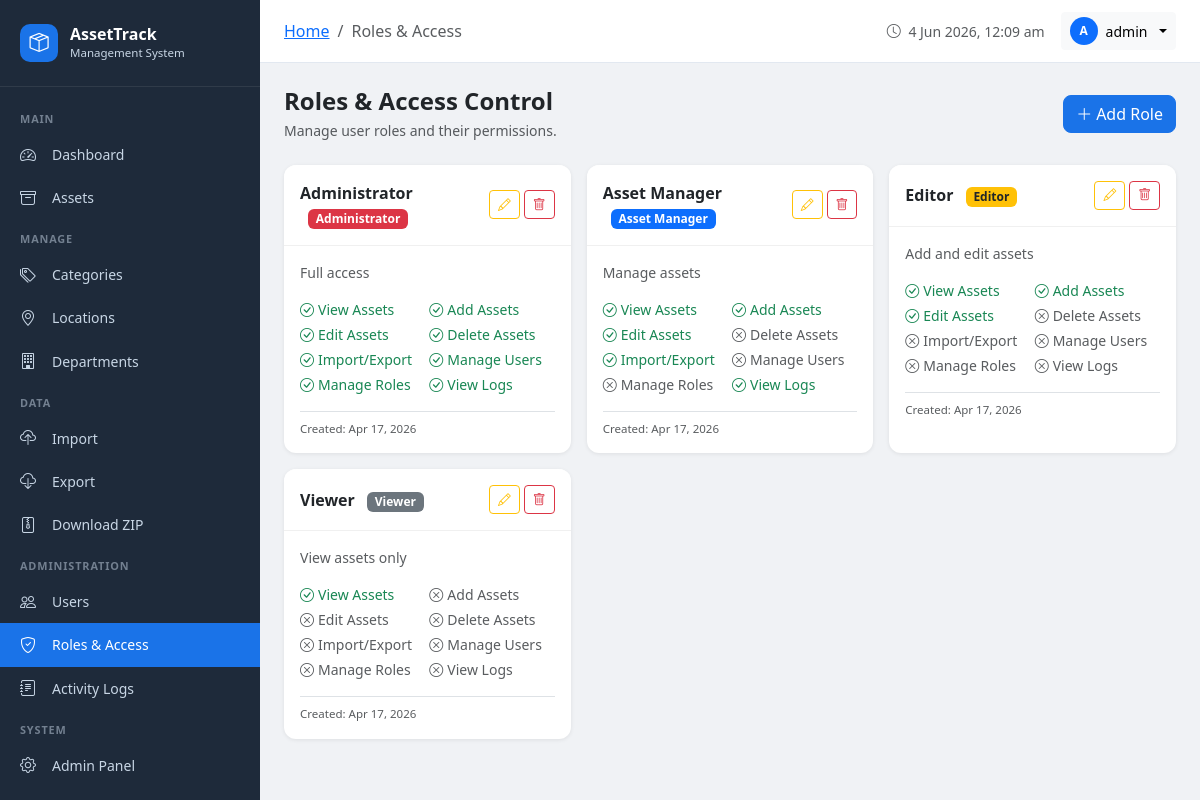
Page /accounts/roles/ (signed in) on the committed database.
### accounts/models.py (models this page shows, shortened)
class Role(models.Model):
    ROLE_CHOICES = [
        ('admin', 'Administrator'),
        ('manager', 'Asset Manager'),
        ('editor', 'Editor'),
        ('viewer', 'Viewer'),
    ]
    name = models.CharField(max_length=50, unique=True)
    role_type = models.CharField(max_length=20, choices=ROLE_CHOICES, default='viewer')
    can_add_asset = models.BooleanField(default=False)
    can_edit_asset = models.BooleanField(default=False)
    can_delete_asset = models.BooleanField(default=False)
    can_view_asset = models.BooleanField(default=True)
    can_import_export = models.BooleanField(default=False)
    can_manage_users = models.BooleanField(default=False)
    can_manage_roles = models.BooleanField(default=False)
    can_view_logs = models.BooleanField(default=False)
    description = models.TextField(blank=True)
    created_at = models.DateTimeField(auto_now_add=True)
    class Meta:
        ordering = ['name']

### accounts/views.py (the view, shortened to what this page needs)
        def wrapper(request, *args, **kwargs):
            if not request.user.is_authenticated:
                from django.contrib.auth.views import redirect_to_login
                return redirect_to_login(request.get_full_path())
            if request.user.is_superuser:
                return view_func(request, *args, **kwargs)

### accounts/context_processors.py (called while the page is built)
def user_profile(request):
    if request.user.is_authenticated:
        profile, _ = UserProfile.objects.get_or_create(user=request.user)
        return {'user_profile': profile}
    return {'user_profile': None}

### accounts/views.py (called while the page is built, shortened)
def permission_required(perm):
    def decorator(view_func):
        def wrapper(request, *args, **kwargs):
            if not request.user.is_authenticated:
                from django.contrib.auth.views import redirect_to_login
                return redirect_to_login(request.get_full_path())
            if request.user.is_superuser:
                return view_func(request, *args, **kwargs)
        return wrapper
    return decorator

@login_required
@permission_required('can_manage_roles')
def role_list(request):
    roles = Role.objects.all()
    return render(request, 'accounts/role_list.html', {'roles': roles})

### templates/accounts/role_list.html (shortened to what this page needs)
{% extends 'base.html' %}
{% block breadcrumb %}
<li class="breadcrumb-item"><a href="{% url 'dashboard' %}">Home</a></li>
<li class="breadcrumb-item active">Roles & Access</li>
{% endblock %}
{% block content %}
<div class="d-flex align-items-center justify-content-between mb-4">
    <div>
        <h4 class="fw-bold mb-1">Roles & Access Control</h4>
        <p class="text-muted mb-0 small">Manage user roles and their permissions.</p>
    </div>
    <a href="{% url 'role_create' %}" class="btn btn-primary"><i class="bi bi-plus-lg me-1"></i>Add Role</a>
</div>
<div class="row g-3">
    {% for role in roles %}
    <div class="col-md-6 col-lg-4">
        <div class="card h-100">
            <div class="card-header bg-white d-flex align-items-center justify-content-between py-3">
                <div>
                    <span class="fw-bold">{{ role.name }}</span>
                    <span class="badge ms-2 {% if role.role_type == 'admin' %}bg-danger{% elif role.role_type == 'manager' %}bg-primary{% elif role.role_type == 'editor' %}bg-warning text-dark{% else %}bg-secondary{% endif %}">{{ role.get_role_type_display }}</span>
                </div>
                <div class="d-flex gap-1">
                    <a href="{% url 'role_edit' role.pk %}" class="btn btn-sm btn-outline-warning btn-action"><i class="bi bi-pencil"></i></a>
                    <a href="{% url 'role_delete' role.pk %}" class="btn btn-sm btn-outline-danger btn-action"><i class="bi bi-trash"></i></a>
                </div>
            </div>
            <div class="card-body">
                {% if role.description %}<p class="text-muted small mb-3">{{ role.description }}</p>{% endif %}
                <div class="row g-1">
                    <div class="col-6 small {% if role.can_view_asset %}text-success{% else %}text-muted{% endif %}">
                        <i class="bi bi-{% if role.can_view_asset %}check{% else %}x{% endif %}-circle me-1"></i>View Assets
                    </div>
                    <div class="col-6 small {% if role.can_add_asset %}text-success{% else %}text-muted{% endif %}">
                        <i class="bi bi-{% if role.can_add_asset %}check{% else %}x{% endif %}-circle me-1"></i>Add Assets
                    </div>
                    <div class="col-6 small {% if role.can_edit_asset %}text-success{% else %}text-muted{% endif %}">
                        <i class="bi bi-{% if role.can_edit_asset %}check{% else %}x{% endif %}-circle me-1"></i>Edit Assets
                    </div>
                    <div class="col-6 small {% if role.can_delete_asset %}text-success{% else %}text-muted{% endif %}">
                        <i class="bi bi-{% if role.can_delete_asset %}check{% else %}x{% endif %}-circle me-1"></i>Delete Assets
                    </div>
                    <div class="col-6 small {% if role.can_import_export %}text-success{% else %}text-muted{% endif %}">
                        <i class="bi bi-{% if role.can_import_export %}check{% else %}x{% endif %}-circle me-1"></i>Import/Export
                    </div>
                    <div class="col-6 small {% if role.can_manage_users %}text-success{% else %}text-muted{% endif %}">
                        <i class="bi bi-{% if role.can_manage_users %}check{% else %}x{% endif %}-circle me-1"></i>Manage Users
                    </div>
                    <div class="col-6 small {% if role.can_manage_roles %}text-success{% else %}text-muted{% endif %}">
                        <i class="bi bi-{% if role.can_manage_roles %}check{% else %}x{% endif %}-circle me-1"></i>Manage Roles
                    </div>
                    <div class="col-6 small {% if role.can_view_logs %}text-success{% else %}text-muted{% endif %}">
                        <i class="bi bi-{% if role.can_view_logs %}check{% else %}x{% endif %}-circle me-1"></i>View Logs
                    </div>
                </div>
                <div class="mt-3 pt-2 border-top text-muted" style="font-size:0.72rem">
                    Created: {{ role.created_at|date:"M d, Y" }}
                </div>
            </div>
        </div>
    </div>
    {% empty %}
    <div class="col-12 text-center py-5 text-muted">
        <i class="bi bi-shield-x fs-1 d-block mb-2"></i>No roles defined. <a href="{% url 'role_create' %}">Create one</a>
    </div>
    {% endfor %}
</div>
{% endblock %}

### templates/base.html (shortened to what this page needs)
<!DOCTYPE html>
<html lang="en">
<head>
    <link href="https://cdn.jsdelivr.net/npm/bootstrap@5.3.2/dist/css/bootstrap.min.css" rel="stylesheet">
    <link href="https://cdn.jsdelivr.net/npm/bootstrap-icons@1.11.3/font/bootstrap-icons.min.css" rel="stylesheet">
</head>
<body>
{% if user.is_authenticated %}
<div class="sidebar" id="sidebar">
    <div class="sidebar-brand">
        <div class="sidebar-brand-icon"><i class="bi bi-box-seam"></i></div>
        <div>
            <div class="sidebar-brand-text">AssetTrack</div>
            <div class="sidebar-brand-sub">Management System</div>
        </div>
    </div>
    <nav class="sidebar-nav">
        <div class="nav-section-title">Main</div>
        <a href="{% url 'dashboard' %}" class="nav-link {% if request.resolver_match.url_name == 'dashboard' %}active{% endif %}">
            <i class="bi bi-speedometer2"></i> Dashboard
        </a>
        <a href="{% url 'asset_list' %}" class="nav-link {% if 'asset' in request.resolver_match.url_name %}active{% endif %}">
            <i class="bi bi-archive"></i> Assets
        </a>
        <div class="nav-section-title">Manage</div>
        <a href="{% url 'category_list' %}" class="nav-link {% if 'category' in request.resolver_match.url_name %}active{% endif %}">
            <i class="bi bi-tags"></i> Categories
        </a>
        <a href="{% url 'location_list' %}" class="nav-link {% if 'location' in request.resolver_match.url_name %}active{% endif %}">
            <i class="bi bi-geo-alt"></i> Locations
        </a>
        <a href="{% url 'department_list' %}" class="nav-link {% if 'department' in request.resolver_match.url_name %}active{% endif %}">
            <i class="bi bi-building"></i> Departments
        </a>
        {% if user.is_superuser or user.profile.role.can_import_export %}
        <div class="nav-section-title">Data</div>
        <a href="{% url 'import_assets' %}" class="nav-link {% if request.resolver_match.url_name == 'import_assets' %}active{% endif %}">
            <i class="bi bi-cloud-upload"></i> Import
        </a>
        <a href="{% url 'export_assets' %}" class="nav-link">
            <i class="bi bi-cloud-download"></i> Export
        </a>
        <a href="{% url 'download_zip' %}" class="nav-link {% if request.resolver_match.url_name == 'download_zip' %}active{% endif %}">
            <i class="bi bi-file-zip"></i> Download ZIP
        </a>
        {% endif %}
        {% if user.is_superuser or user.profile.role.can_manage_users %}
        <div class="nav-section-title">Administration</div>
        <a href="{% url 'user_list' %}" class="nav-link {% if 'user' in request.resolver_match.url_name %}active{% endif %}">
            <i class="bi bi-people"></i> Users
        </a>
        <a href="{% url 'role_list' %}" class="nav-link {% if 'role' in request.resolver_match.url_name %}active{% endif %}">
            <i class="bi bi-shield-check"></i> Roles & Access
        </a>
        {% endif %}
        {% if user.is_superuser or user.profile.role.can_view_logs %}
        <a href="{% url 'activity_log_list' %}" class="nav-link {% if request.resolver_match.url_name == 'activity_log_list' %}active{% endif %}">
            <i class="bi bi-journal-text"></i> Activity Logs
        </a>
        {% endif %}
        {% if user.is_superuser %}
        <div class="nav-section-title">System</div>
        <a href="/admin/" class="nav-link" target="_blank">
            <i class="bi bi-gear"></i> Admin Panel
        </a>
        {% endif %}
    </nav>
</div>
<div class="main-content">
    <div class="topbar">
        <div class="topbar-left">
            <nav aria-label="breadcrumb" class="d-none d-md-block">
                <ol class="breadcrumb mb-0 small">
                    {% block breadcrumb %}{% endblock %}
                </ol>
            </nav>
        </div>
        <div class="d-flex align-items-center gap-3">
            <span class="text-muted small d-none d-sm-inline">
                <i class="bi bi-clock me-1"></i>
                <span id="current-time"></span>
            </span>
            <div class="dropdown">
                <button class="btn btn-light btn-sm dropdown-toggle d-flex align-items-center gap-2" data-bs-toggle="dropdown">
                    {% if user.profile.avatar %}
                    <img src="{{ user.profile.avatar.url }}" class="rounded-circle" width="28" height="28" style="object-fit:cover">
                    {% else %}
                    <div class="rounded-circle bg-primary d-flex align-items-center justify-content-center text-white" style="width:28px;height:28px;font-size:0.75rem;font-weight:700">
                        {{ user.username|first|upper }}
                    </div>
                    {% endif %}
                    <span class="d-none d-sm-inline">{{ user.get_full_name|default:user.username }}</span>
                </button>
            </div>
        </div>
    </div>
    <div class="page-content">
        {% block content %}{% endblock %}
    </div>
</div>
{% else %}
{% block auth_content %}{% endblock %}
{% endif %}
</body>
</html>

### templates/base.html (style rules this page uses)
:root { --sidebar-width: 260px; --primary: #1a73e8; --sidebar-bg: #1e2a3a; --sidebar-text: #c8d6e5; --sidebar-hover: #2d3f55; --sidebar-active: #1a73e8; }
body { background: #f0f2f5; font-family: 'Segoe UI', sans-serif; }
.sidebar { position: fixed; top: 0; left: 0; height: 100vh; width: var(--sidebar-width); background: var(--sidebar-bg); z-index: 1000; overflow-y: auto; transition: transform 0.3s; }
.sidebar-brand { padding: 1.5rem 1.25rem; border-bottom: 1px solid rgba(255,255,255,0.08); display: flex; align-items: center; gap: 0.75rem; }
.sidebar-brand-icon { width: 38px; height: 38px; background: var(--primary); border-radius: 10px; display: flex; align-items: center; justify-content: center; font-size: 1.2rem; color: white; }
.sidebar-brand-text { color: white; font-weight: 700; font-size: 1rem; line-height: 1.2; }
.sidebar-brand-sub { color: var(--sidebar-text); font-size: 0.72rem; }
.sidebar-nav { padding: 0.75rem 0; }
.nav-section-title { color: rgba(200,214,229,0.5); font-size: 0.68rem; font-weight: 600; letter-spacing: 0.08em; text-transform: uppercase; padding: 0.75rem 1.25rem 0.35rem; }
.sidebar .nav-link { color: var(--sidebar-text); padding: 0.6rem 1.25rem; border-radius: 0; display: flex; align-items: center; gap: 0.75rem; font-size: 0.875rem; transition: all 0.2s; }
.sidebar .nav-link.active { background: var(--primary); color: white; }
.sidebar .nav-link i { width: 20px; font-size: 1rem; }
.main-content { margin-left: var(--sidebar-width); min-height: 100vh; }
.topbar { background: white; padding: 0.75rem 1.5rem; border-bottom: 1px solid #e2e8f0; position: sticky; top: 0; z-index: 999; display: flex; align-items: center; justify-content: space-between; }
.topbar-left { display: flex; align-items: center; gap: 1rem; }
.page-content { padding: 1.5rem; }
.card { border: none; border-radius: 12px; box-shadow: 0 1px 4px rgba(0,0,0,0.08); }
.card-header { border-radius: 12px 12px 0 0 !important; border-bottom: 1px solid rgba(0,0,0,0.06); }
.btn-action { padding: 0.25rem 0.5rem; font-size: 0.8rem; }
.btn-primary { background: var(--primary); border-color: var(--primary); border-radius: 8px; }

### rows in the picture
Role: name "Administrator", role_type "Administrator", description "Full access", can_view_asset True (drawn), can_add_asset True (drawn), can_edit_asset True (drawn), can_delete_asset True (drawn), can_import_export True (drawn), can_manage_users True (drawn), can_manage_roles True (drawn), can_view_logs True (drawn), created_at "Apr 17, 2026"
Role: name "Asset Manager", role_type "Asset Manager", description "Manage assets", can_view_asset True (drawn), can_add_asset True (drawn), can_edit_asset True (drawn), can_delete_asset False (drawn), can_import_export True (drawn), can_manage_users False (drawn), can_manage_roles False (drawn), can_view_logs True (drawn), created_at "Apr 17, 2026"
Role: name "Editor", role_type "Editor", description "Add and edit assets", can_view_asset True (drawn), can_add_asset True (drawn), can_edit_asset True (drawn), can_delete_asset False (drawn), can_import_export False (drawn), can_manage_users False (drawn), can_manage_roles False (drawn), can_view_logs False (drawn), created_at "Apr 17, 2026"
Role: name "Viewer", role_type "Viewer", description "View assets only", can_view_asset True (drawn), can_add_asset False (drawn), can_edit_asset False (drawn), can_delete_asset False (drawn), can_import_export False (drawn), can_manage_users False (drawn), can_manage_roles False (drawn), can_view_logs False (drawn), created_at "Apr 17, 2026"

### other values in the picture
{{ user.username|first|upper }} "A"
{{ user.get_full_name|default:user.username }} "admin"
